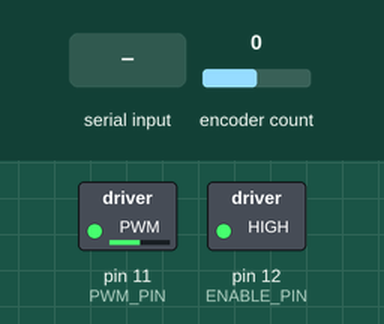
This sketch was run on a simulated Arduino Uno, built with avr-gcc and run on an emulated ATmega328P. Shown: switched loads named in the sketch (green lamp = pin HIGH). The test bench sets the inputs (shaded band); at power-on: encoder count 0.

Above: at 3.2 s.
3.3 s: encoder count set to -1
At 3.6 s:
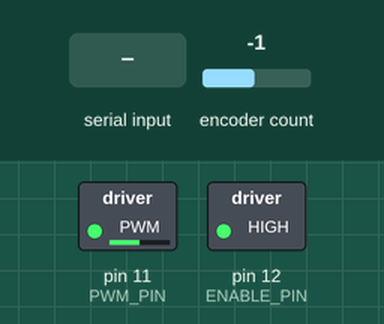
4.8 s: "90,45\n" received over Serial
At 6.0 s:
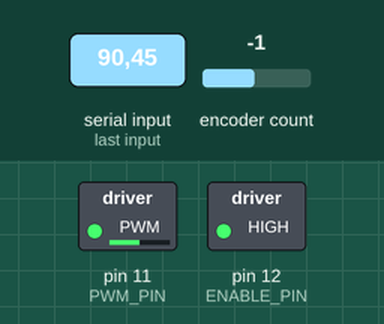
6.3 s: "200\n" received over Serial
At 6.6 s:
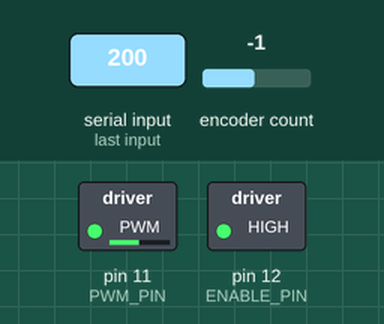
Timing chart, 0 to 9.3 s (numbered marks = the images above; inputs shaded):
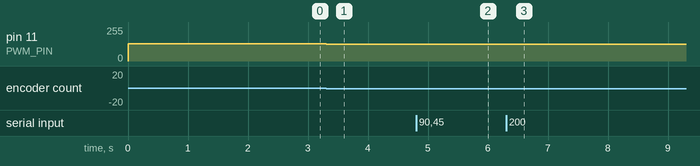

Measured:
- after the input at 3.3 s, pin 11 (PWM_PIN): 128/255 → 127/255 at once
- after the input at 4.8 s, pin 11 (PWM_PIN): 127/255 → 126/255 at once
- after the input at 6.3 s, pin 11 (PWM_PIN): 126/255 → 125/255 at once

The sketch:

motorEncoderTest.ino
```cpp
// Husk ESCON(motordriver) bliver reset ved arduino opstart. og såfremt den har en error nustillies denne. Dette gøres af sikerhedshensyn kun ved opstart.

//  PWM to ESCON(motor driver) Scaling
//  duty cycle <10% = invalid, motor driver will shut down
//  duty cycle 10% = -11A
//  duty cycle 50% = 0A
//  duty cycle 90% = +11A
//  duty cycle >90% = invalid, motor driver will shut down
//  PWM = 8bit, 0-255,  127/128 = 50

#include <TimerOne.h>     // remember to install
#include <Encoder.h>

#define PWM_PIN 11

#define ENABLE_PIN 12
//#define POTMETER A0
//#define CURRENT_INPUT A5

// Change these two numbers to the pins connected to your encoder.
//   Best Performance: both pins have interrupt capability
//   Good Performance: only the first pin has interrupt capability
//   Low Performance:  neither pin has interrupt capability
Encoder myEnc(2, 3);
//   avoid using pins with LEDs attached

unsigned long previousMillis = 0;
int squareCount = 0;

const long looptime = 50;  // looptime in ms.
long setpoint = 0;
float pgain = 0.05;
float calcedPWM = 0;

long oldPosition  = -1;

void setup() {
  // put your setup code here, to run once:

  // setup timerOne, we use this library to get 10bit resolution for PWM.
  Timer1.initialize(2000);
  Timer1.stop();        //stop the counter
  Timer1.restart();     //set the clock to zero
  pinMode(PWM_PIN, OUTPUT);
  Timer1.pwm(PWM_PIN, 512, 2000);   // setup to 500Hz and 50% Duty cycle
  // to change PWM use the following function
  //  Timer1.setPwmDuty(PWM_PIN, 512);
  // we setup this pwm signal before enabling the ESCON, så that it gets a valid pwm from the start.

  pinMode(ENABLE_PIN, OUTPUT);
  digitalWrite(ENABLE_PIN, LOW);  // disable ESCON to clear any errors
  delay(2000);
  digitalWrite(ENABLE_PIN, HIGH);  // enable ESCON
  Serial.begin(115200);            // enable serial comm

  previousMillis = millis();    // take initial timestamp.
  //Flush serial
  while (Serial.available() > 0) {
    char t = Serial.read();
  }
}


void loop() {

  long pos = myEnc.read();
  // if (newPosition != oldPosition) {
  //   oldPosition = newPosition;
  //   Serial.println(newPosition);
  //  }


 // Serial.print(pos);
  //Serial.print(" ");
  //Serial.println(millis());

  /*// sqaure wave
    if(squareCount > 2000)
      squareCount = 0;
    else
     squareCount++;
    if(squareCount < 1000)
      setpoint = -10000;
    else
      setpoint = 10000;
  */

  if (Serial.available() > 4) {
    //Serial.print(" read ");
    // read the incoming byte:
    setpoint = Serial.parseInt();
    //setpoint = Serial.read();

    //Serial.println(setpoint);
    //Serial.read();
  }
  //Serial.print(",");
  //Serial.println(setpoint);        // print for debug


  // Ren P regulator
  calcedPWM = 512 + ((setpoint - pos) * pgain);


  // limit pwm til valid range
  if (calcedPWM > 916)
    calcedPWM = 916;
  if (calcedPWM < 105)
    calcedPWM = 105;

  //  constrain(calcedPWM, 105, 916);  //limit pwm til valid range

  // invert signal
  calcedPWM = 1024 - calcedPWM;

  //Serial.print(" ,duty: ");
  //Serial.println(calcedPWM);
  Timer1.setPwmDuty(PWM_PIN, calcedPWM);

  // vent til looptime er gået.
  while ((previousMillis + looptime) > millis())
  {} // wait
  previousMillis = millis(); // tak new timestamp
}
```
